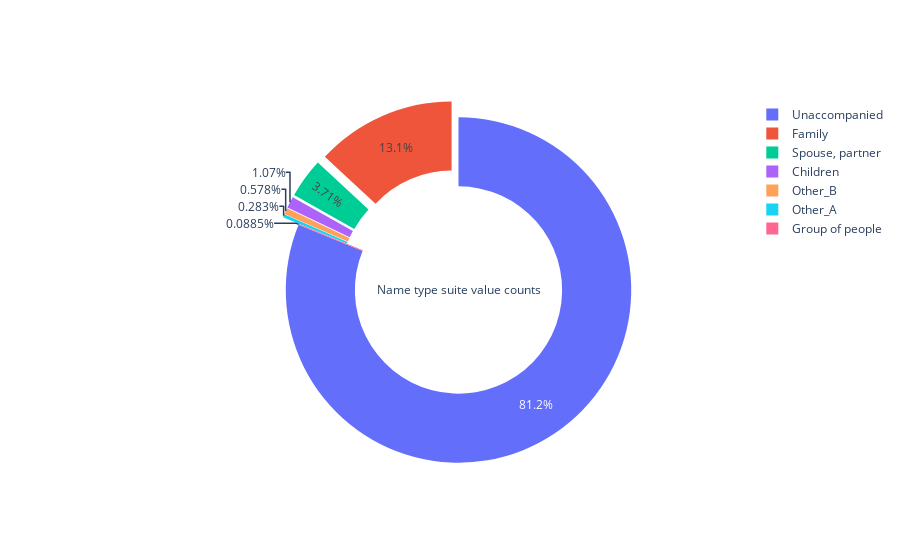

Write notebook code for a chart like this one.
### Code cell
#Percentage of each category
go.Figure(data=[go.Pie(labels=new_credit.NAME_TYPE_SUITE.value_counts().index,
               values=new_credit.NAME_TYPE_SUITE.value_counts().values,hole=.6,title='Name type suite value counts',pull=[0,0.1,0.1,0.1,0.1,0.1])])

### Figure 1 — Plotly figure (JSON) as saved in the notebook; plotly's stock layout.template omitted (floating-point values rounded to 4 significant figures)
{"data": [{"hole": 0.6, "labels": ["Unaccompanied", "Family", "Spouse, partner", "Children", "Other_B", "Other_A", "Group of people"], "pull": [0, 0.1, 0.1, 0.1, 0.1, 0.1], "title": {"text": "Name type suite value counts"}, "type": "pie", "values": [248526, 40149, 11370, 3267, 1770, 866, 271]}], "layout": {}}
